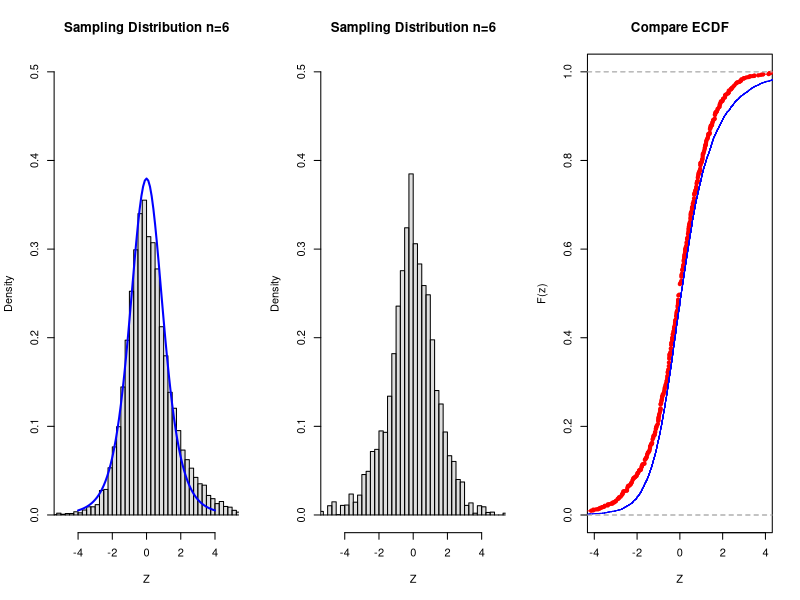

This chart was generated by the following R code:
## ---- chunk 1
spotify <- read.csv("./spotify.csv", header=TRUE)
popSpotify <- rownames(spotify)
M <- 10^4
n = 6
set.seed(341)
sdn <- function( y.pop ) {
N = length(y.pop)
sqrt( var(y.pop)*(N-1)/(N) ) }
se.avg <- function(y.sam) {
  sdn(y.sam)/sqrt(length(y.sam)) * sqrt((65-length(y.sam))/(65-1) )
}
popSize <- function(pop) {
  if (is.vector(pop))
  {if (is.logical(pop))
## then assume TRUE values identify units
  sum(pop) else length(pop)}
else nrow(pop)
}
getSample <- function(pop, size, replace=FALSE) {
N <- popSize(pop)
pop[sample(1:N, size, replace = replace)]
}

samples <- sapply(1:M, FUN =function(m) sample(popSpotify, n, replace = FALSE)) # S1,..,SM
avePop <- mean(spotify[, "energy"])
avesSamp <- apply(samples, MARGIN = 2,
FUN = function(s){mean(spotify[s,"energy"])}) # a(Si)
SEaveSamp <- apply(samples, MARGIN = 2,
FUN = function(s){se.avg(spotify[s,"energy"])}) # SE^

samSpotify <- sample(popSpotify, n, replace = FALSE) # one sample S
samStar <- sapply(1:M, FUN = function(m) sample(samSpotify, n, replace = TRUE)) # s1*,..., sb*
aveSam <- mean(spotify[samSpotify, "energy"]) # a(S)
avesBoot <- apply(samStar, MARGIN = 2, FUN = function(s) { # a(Sb*)
  mean(spotify[s, "energy"])
})
SEaveBoot <- apply(samStar, MARGIN = 2, FUN = function(s) { # standard error
  se.avg(spotify[s, "energy"])
})
## ---- chunk 2
ZPop <- (avesSamp - mean(spotify[,"energy"]))/SEaveSamp # Zi
ZBoot <- (avesBoot - aveSam)/SEaveBoot
## ---- chunk 3
savePar <- par(mfrow = c(1, 3))
brk = seq(-60, 60, by = 0.25)
hist(ZPop, freq = FALSE, breaks = brk, col = adjustcolor("grey", 0.5), main = paste("Sampling Distribution n=6"), xlab = "Z", xlim = c(-5,5), ylim = c(0, 0.5))  # based on many Sample
lines(x = seq(-4, 4, 0.1), y = dt(x = seq(-4, 4, 0.1), df = n - 1), col = "blue",
lwd = 2) # t5 line
hist(ZBoot, freq = FALSE, breaks = brk, col = adjustcolor("grey", 0.5), main = paste("Sampling Distribution n=6"), xlab = "Z", xlim = c(-5, 5), ylim = c(0, 0.5)) # based on one S and many bootstrap S
plot(ecdf(ZBoot), xlim = c(-4, 4), col = "red", main = "Compare ECDF", xlab = "Z",
ylab = "F(z)")
lines(ecdf(ZPop), col = "blue") 
## ---- chunk 4
samSpotifyEnergy = spotify[samSpotify, "energy"]
zStar.lower = quantile(ZBoot, 0.025)
zStar.upper = quantile(ZBoot, 0.975)
round(mean(samSpotifyEnergy) - c(zStar.upper, zStar.lower) * se.avg(samSpotifyEnergy), 2)
